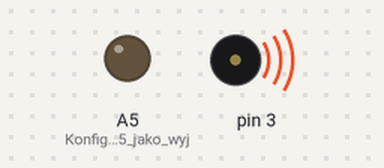
This sketch was run on a simulated Arduino Uno, built with avr-gcc and run on an emulated ATmega328P. Shown: output pins drawn as LEDs (lit = HIGH), buzzer (waves = sounding).

Above: at 0.1 s.
Timing chart, 0 to 1.6 s (numbered marks = the images above):
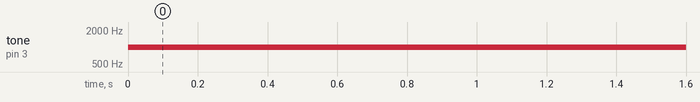

The sketch:

podstawy_buzzera_bez_generatora.ino
```cpp
void setup() {
  pinMode(A5, OUTPUT); //Konfiguaracja A5 jako wyjście
}

void loop() {
  tone(3, 1000); //Wygeneruj sygnał o częstotliwości 1000Hz na pinie A5
  delay(1000);
  noTone(A5); //Wyłącz generowanie sygnału
  delay(1000);
}
```

Measured:
- by itself, tone on pin 3: silent → 1000 Hz at 0.00 s
